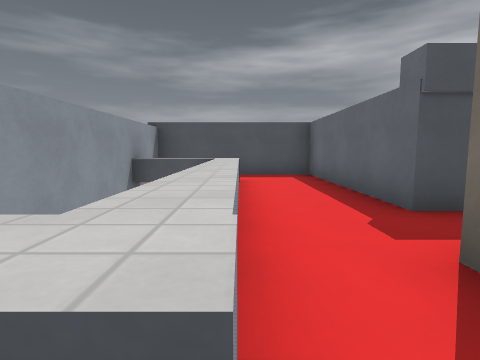
View 1 (above)

19 first-person views from a walk through a 3-D level made in the Godot game engine. The camera is 1.4 m above the floor, tilts 6° down and sees 80° across. The floor is counted in squares, 2 m on a side. Each view is taken from the middle of a square. On the plan, view 1 faces up. The plan holds only what a view shows up to about 10 squares ahead; the rest is blank. Characters and animated objects are not drawn. Surface patterns are stand-ins for the level's own textures.

View 2
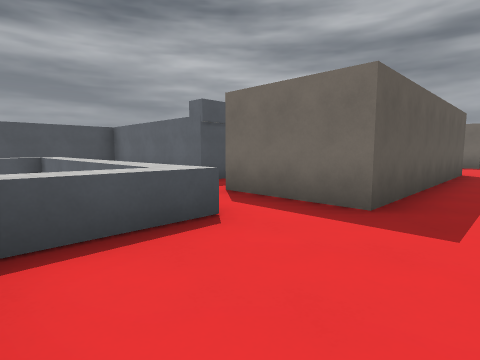

View 3
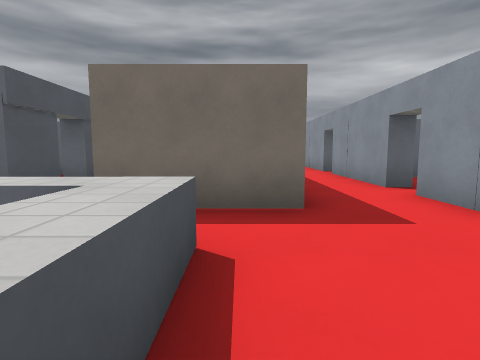

View 4
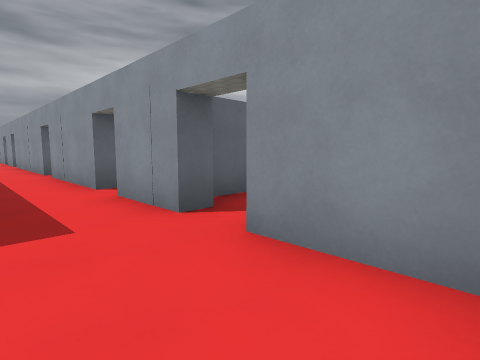

View 5
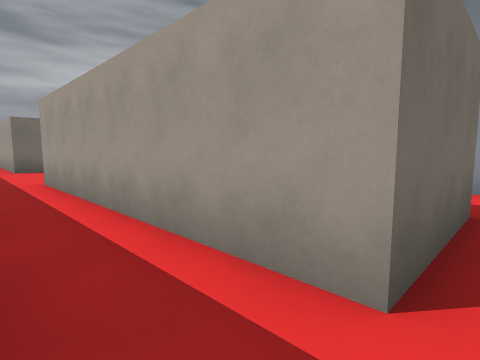

View 6
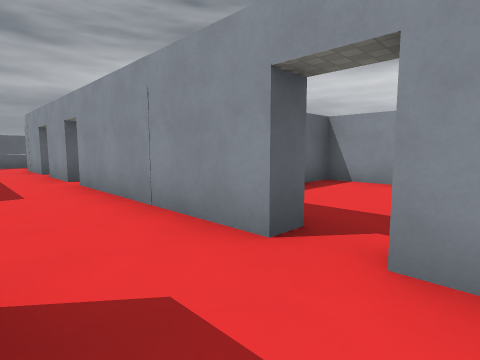

View 7
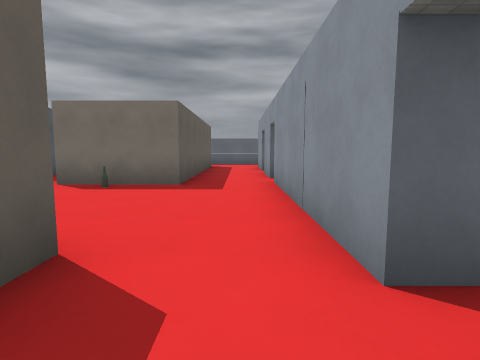

View 8
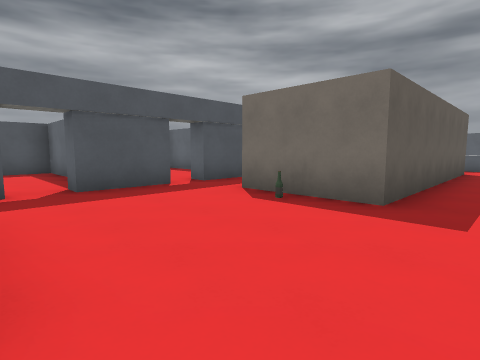

View 9
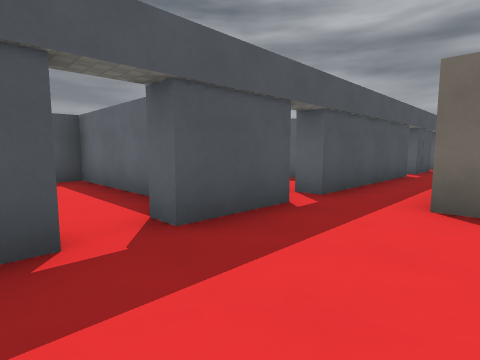

View 10
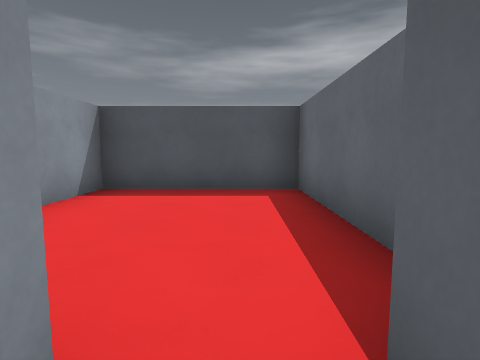

View 11
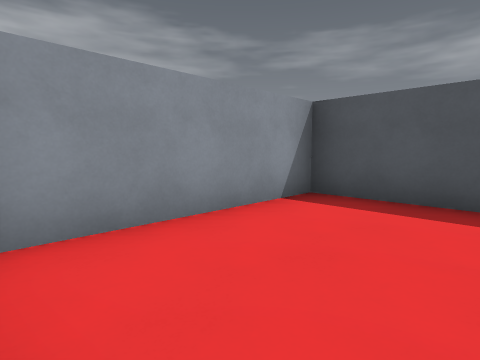

View 12
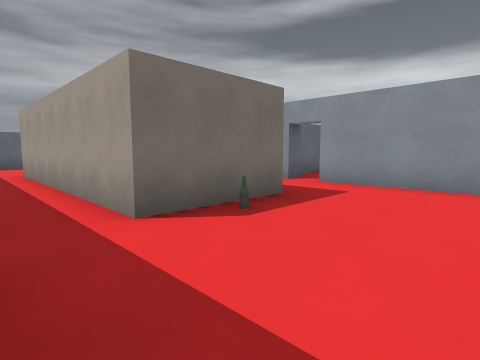

View 13
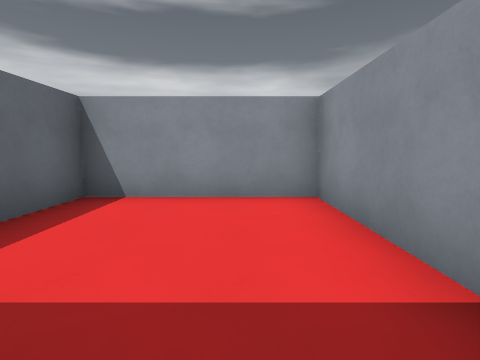

View 14
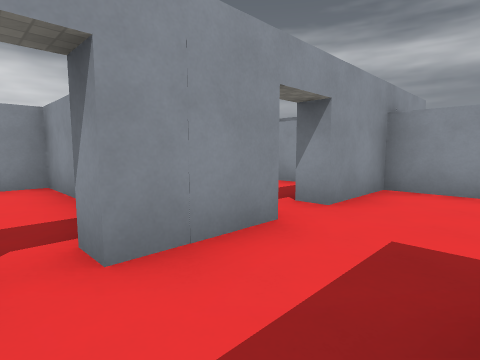

View 15
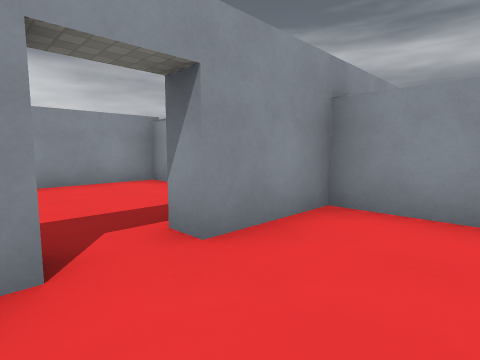

View 16
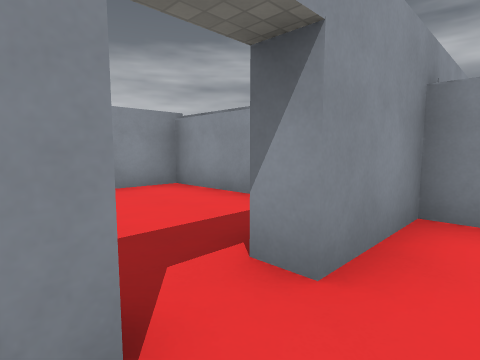

View 17
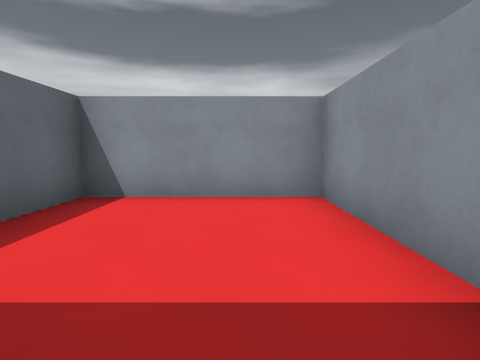

View 18
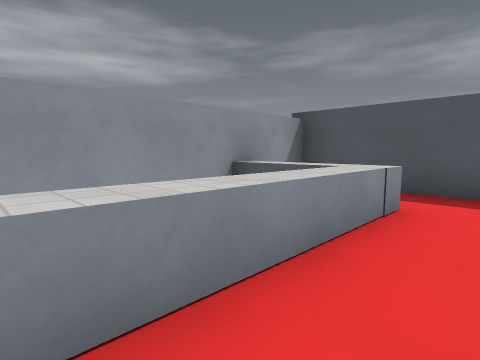

View 19
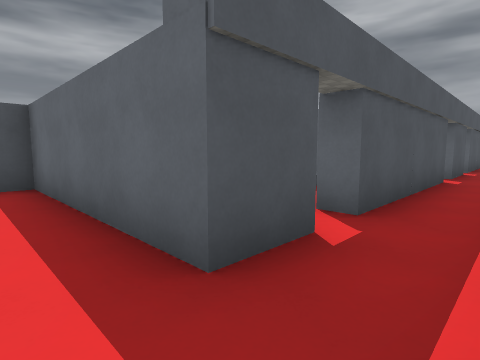

### Floor plan
Key: @ floor where view 1 was taken; # wall or solid block; . floor; ^ raised ledge; O other object.
Columns run from 3 left of view 1 to 20 right of it. Each row starts with its distance up from view 1.
  9  #####   #####
  8 #  ..#   #...#
  7 #....#   #...#
  6  ^^^.#   #...#
  5  # ^.#   #...#   #
  4    ^.#   #...#   #
  3    ^.#######.#######.##
  2  # ^...................
  1  ^^^.######...O#######
  0  ..@.######....#######
 -1 #......................^
 -2 #......................
 -3 ###.##.###.#######.##.
 -4  ...#...#...     #
 -5 #...#...#...     #
 -6 #...#...#...#    #
 -7 #...#...#...#
 -8 #############

Where each view was taken, in squares from view 1:
view 1: 0 up, 0 right, facing up
view 2: 2 down, 2 left, facing up-right
view 3: 0 up, 2 left, facing right
view 4: 1 down, 2 left, facing down-right
view 5: 3 up, 1 right, facing down-right
view 6: 1 down, 6 right, facing down-right
view 7: 2 down, 6 right, facing right
view 8: 2 down, 8 right, facing up-right
view 9: 1 up, 8 right, facing up-right
view 10: 3 up, 9 right, facing up
view 11: 4 up, 9 right, facing up-left
view 12: 3 up, 9 right, facing down-right
view 13: 3 down, 7 right, facing down
view 14: 1 down, 3 right, facing down-left
view 15: 1 down, 1 right, facing down-left
view 16: 2 down, 1 right, facing down-left
view 17: 3 down, 3 right, facing down
view 18: 3 up, 1 right, facing up-left
view 19: 2 up, 1 right, facing up-right
